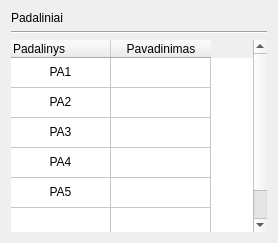
             <widget class="QWidget" name="padaliniai_tab">
              <attribute name="title">
               <string>Padaliniai</string>
              </attribute>
              <layout class="QVBoxLayout" name="verticalLayout_6">
               <item>
                <widget class="QLabel" name="label_5">
                 <property name="text">
                  <string>Padaliniai</string>
                 </property>
                </widget>
               </item>
               <item>
                <widget class="Line" name="line_5">
                 <property name="orientation">
                  <enum>Qt::Horizontal</enum>
                 </property>
                </widget>
               </item>
               <item>
                <widget class="QTableWidget" name="tableWidget_2">
                 <property name="enabled">
                  <bool>true</bool>
                 </property>
                 <property name="minimumSize">
                  <size>
                   <width>0</width>
                   <height>0</height>
                  </size>
                 </property>
                 <property name="frameShape">
                  <enum>QFrame::NoFrame</enum>
                 </property>
                 <attribute name="horizontalHeaderHighlightSections">
                  <bool>true</bool>
                 </attribute>
                 <attribute name="verticalHeaderVisible">
                  <bool>false</bool>
                 </attribute>
                 <row>
                  <property name="text">
                   <string>1.</string>
                  </property>
                 </row>
                 <row>
                  <property name="text">
                   <string>2.</string>
                  </property>
                 </row>
                 <row>
                  <property name="text">
                   <string>3.</string>
                  </property>
                 </row>
                 <row>
                  <property name="text">
                   <string>4.</string>
                  </property>
                 </row>
                 <row>
                  <property name="text">
                   <string>5.</string>
                  </property>
                 </row>
                 <row>
                  <property name="text">
                   <string>New Row</string>
                  </property>
                 </row>
                 <column>
                  <property name="text">
                   <string>Padalinys</string>
                  </property>
                  <property name="textAlignment">
                   <set>AlignLeft|AlignVCenter</set>
                  </property>
                 </column>
                 <column>
                  <property name="text">
                   <string>Pavadinimas</string>
                  </property>
                 </column>
                 <item row="0" column="0">
                  <property name="text">
                   <string>PA1</string>
                  </property>
                  <property name="textAlignment">
                   <set>AlignHCenter|AlignVCenter|AlignCenter</set>
                  </property>
                 </item>
                 <item row="0" column="1">
                  <property name="text">
                   <string/>
                  </property>
                 </item>
                 <item row="1" column="0">
                  <property name="text">
                   <string>PA2</string>
                  </property>
                  <property name="textAlignment">
                   <set>AlignHCenter|AlignVCenter|AlignCenter</set>
                  </property>
                 </item>
                 <item row="1" column="1">
                  <property name="text">
                   <string/>
                  </property>
                 </item>
                 <item row="2" column="0">
                  <property name="text">
                   <string>PA3</string>
                  </property>
                  <property name="textAlignment">
                   <set>AlignHCenter|AlignVCenter|AlignCenter</set>
                  </property>
                 </item>
                 <item row="2" column="1">
                  <property name="text">
                   <string/>
                  </property>
                 </item>
                 <item row="3" column="0">
                  <property name="text">
                   <string>PA4</string>
                  </property>
                  <property name="textAlignment">
                   <set>AlignHCenter|AlignVCenter|AlignCenter</set>
                  </property>
                 </item>
                 <item row="3" column="1">
                  <property name="text">
                   <string/>
                  </property>
                 </item>
                 <item row="4" column="0">
                  <property name="text">
                   <string>PA5</string>
                  </property>
                  <property name="textAlignment">
                   <set>AlignHCenter|AlignVCenter|AlignCenter</set>
                  </property>
                 </item>
                </widget>
               </item>
              </layout>
             </widget>
